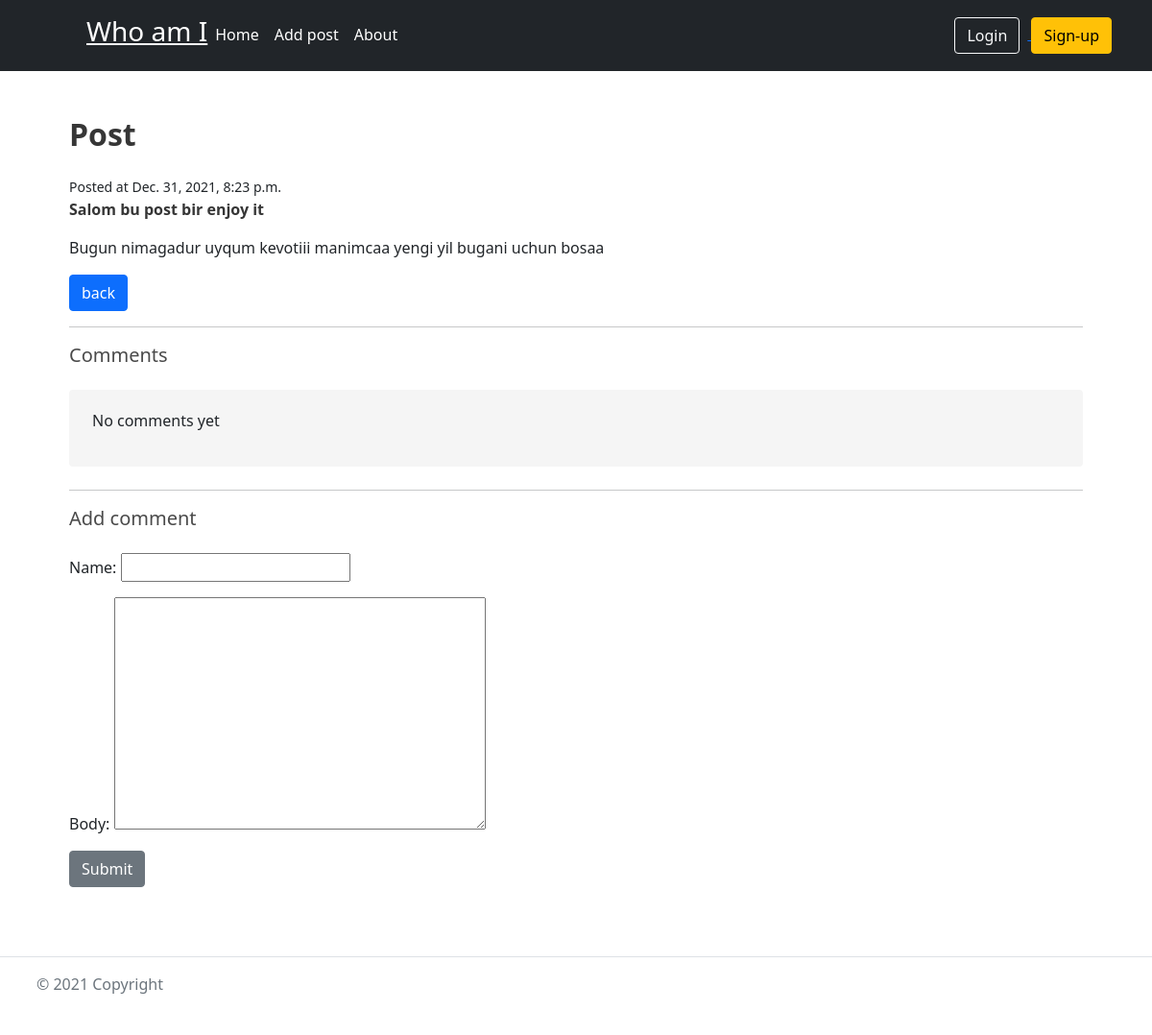
Page /nimaga/ on the committed database.
### blogapp/models.py (models this page shows, shortened)
class Post(models.Model):
    title = models.CharField(max_length=255)
    slug = models.SlugField()
    intro = models.TextField()
    body = models.TextField()
    date_added = models.DateTimeField(auto_now_add=True)
    class Meta:
        ordering = ['-date_added']

### blogapp/views.py (the view)
# urls.py: path('<str:slug>/', post_detail, name='post_detail'),
def post_detail(request, slug):
    post = Post.objects.get(slug=slug)
    form = CommentForm(request.POST)
    if request.method == 'POST':
        if form.is_valid():
            comment = form.save(commit=False)
            comment.post = post
            comment.save()
            return redirect('post_detail', slug=post.slug)
    else:
        form = CommentForm()
    return render(request, 'blogapp/post_detail.html', {'post': post, 'form': form})

### blogapp/forms.py
class CommentForm(forms.ModelForm):
	class Meta:
		model = Comment
		fields = ['name', 'body']

### blogapp/templates/blogapp/post_detail.html (shortened to what this page needs)
{% extends 'blogapp/base.html' %}
{% block content %}
	<div class="container">
		<h1 class="title">{{ post.title }}</h1>
		<small>Posted at {{ post.date_added }}</small>
		<p><strong>{{ post.intro }}</strong></p>
		<p>{{ post.body }}</p>
		<a href="{% url 'home' %}"><button type="button" class="btn btn-primary">back</button></a>
		<hr>
		<h2 class="subtitle">Comments</h2>
		{% for comment in post.comment.all %}
			<article class="media">
				<div class="media-content">
					<div class="content">
						<p>
							<strong> {{ comment.name }} </strong><smal>{{ comment.date_added }}</smal>
							<br>
							{{ comment.body }}
						</p>
					</div>
				</div>
			</article>
		{% empty %}
		<div class="notification">
			<p>No comments yet </p>
		</div>
		<hr>
		{% endfor %}
		<h2 class="subtitle">Add comment</h2>
		<form method="POST" action=".">
			{{ form.as_p }}
			<div class="field">
				<div class="control">
					<button class="btn btn-secondary">Submit</button>
				</div>
			</div>
		</form>
	</div>
{% endblock %}

### rows in the picture
Post: title "Post", date_added "Dec. 31, 2021, 8:23 p.m.", intro "Salom bu post bir enjoy it", body "Bugun nimagadur uyqum kevotiii manimcaa yengi yil bugani uchun bosaa"
